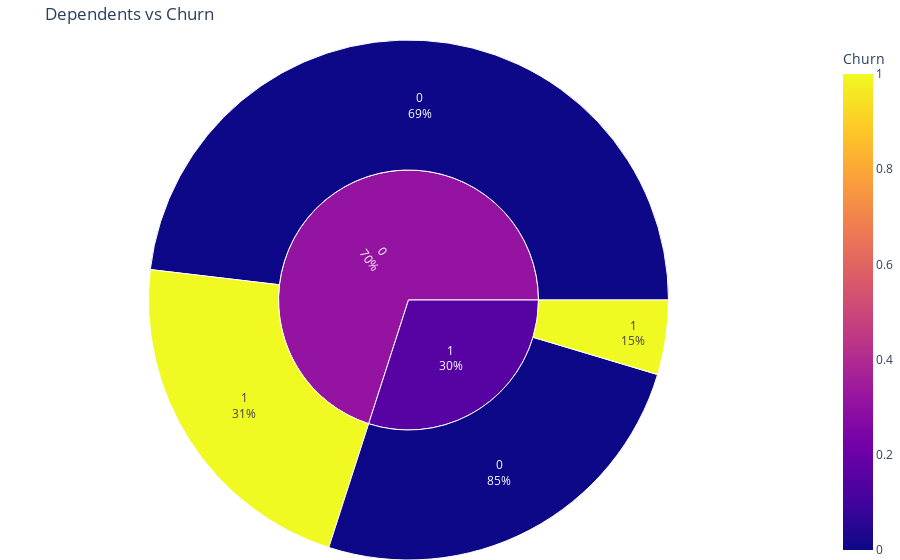

The cell this chart's notebook holds for it:
### Code cell
fig = px.sunburst(data_frame=df,
                  path=['Dependents', 'Churn'],
                  color='Churn',
                  title='Dependents vs Churn'
                 )

fig.update_traces(textinfo='label+percent parent')
fig.update_layout(margin=dict(t=40, l=0, r=0, b=0))
fig.show()

### Figure 1 — Plotly figure (JSON) as saved in the notebook; plotly's stock layout.template omitted (floating-point values rounded to 4 significant figures)
{"data": [{"branchvalues": "total", "customdata": [[0], [0], [1], [1], [0.3128], [0.1545]], "domain": {"x": [0, 1], "y": [0, 1]}, "hovertemplate": "labels=%{label}<br>count=%{value}<br>parent=%{parent}<br>id=%{id}<br>Churn=%{color}<extra></extra>", "ids": ["0/0", "1/0", "0/1", "1/1", "0", "1"], "labels": ["0", "0", "1", "1", "0", "1"], "marker": {"coloraxis": "coloraxis", "colors": [0, 0, 1, 1, 0.3128, 0.1545]}, "name": "", "parents": ["0", "1", "0", "1", "", ""], "textinfo": "label+percent parent", "type": "sunburst", "values": [3390, 1784, 1543, 326, 4933, 2110]}], "layout": {"coloraxis": {"colorbar": {"title": {"text": "Churn"}}, "colorscale": [[0, "#0d0887"], [0.1111, "#46039f"], [0.2222, "#7201a8"], [0.3333, "#9c179e"], [0.4444, "#bd3786"], [0.5556, "#d8576b"], [0.6667, "#ed7953"], [0.7778, "#fb9f3a"], [0.8889, "#fdca26"], [1, "#f0f921"]]}, "legend": {"tracegroupgap": 0}, "margin": {"b": 0, "l": 0, "r": 0, "t": 40}, "title": {"text": "Dependents vs Churn"}}}
